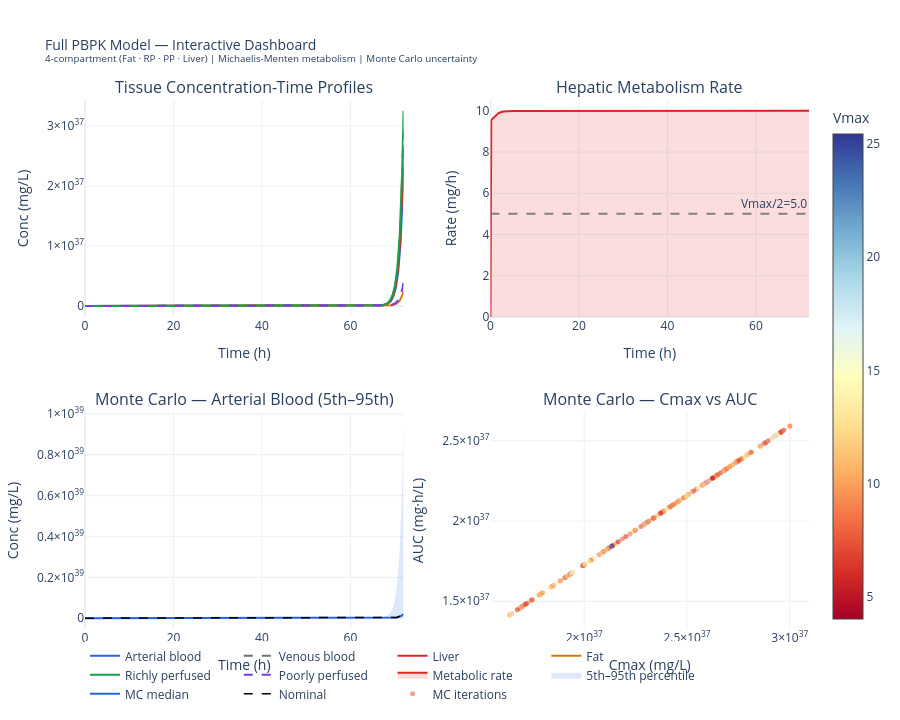

The notebook cell saved with this chart:
### Markdown cell above
---
## 6. Interactive Plotly Dashboard

### Code cell
fig_p = make_subplots(
    rows=2, cols=2,
    subplot_titles=(
        'Tissue Concentration-Time Profiles',
        'Hepatic Metabolism Rate',
        'Monte Carlo — Arterial Blood (5th–95th)',
        'Monte Carlo — Cmax vs AUC'
    ),
    vertical_spacing=0.18,
    horizontal_spacing=0.12
)

# Panel 1: tissue profiles
for label, (col, color, dash, _) in tissue_map.items():
    fig_p.add_trace(go.Scatter(
        x=df_sol['time'], y=df_sol[col],
        mode='lines', name=label,
        line=dict(color=color, width=2,
                  dash='dash' if dash == '--' else 'solid'),
        hovertemplate=f'<b>{label}</b><br>%{{x:.1f}}h: %{{y:.4f}} mg/L<extra></extra>'
    ), row=1, col=1)

# Panel 2: metabolism
fig_p.add_trace(go.Scatter(
    x=df_sol['time'], y=metab_rate,
    mode='lines', name='Metabolic rate',
    fill='tozeroy', fillcolor='rgba(220,38,38,0.15)',
    line=dict(color=RED, width=2),
    hovertemplate='%{x:.1f}h: %{y:.4f} mg/h<extra>Metabolism</extra>'
), row=1, col=2)
fig_p.add_hline(y=Vmax/2, line_dash='dash', line_color='gray',
                annotation_text=f'Vmax/2={Vmax/2:.1f}', row=1, col=2)

# Panel 3: MC band
fig_p.add_trace(go.Scatter(
    x=np.concatenate([t, t[::-1]]),
    y=np.concatenate([p95, p5[::-1]]),
    fill='toself', fillcolor='rgba(37,99,235,0.15)',
    line=dict(color='rgba(0,0,0,0)'),
    name='5th–95th percentile', showlegend=True,
    hoverinfo='skip'
), row=2, col=1)
fig_p.add_trace(go.Scatter(
    x=t, y=p50, mode='lines', name='MC median',
    line=dict(color=BLUE, width=2),
    hovertemplate='%{x:.1f}h: %{y:.4f} mg/L<extra>MC median</extra>'
), row=2, col=1)
fig_p.add_trace(go.Scatter(
    x=t, y=df_sol['C_arterial'], mode='lines', name='Nominal',
    line=dict(color='black', width=1.5, dash='dash'),
    hovertemplate='%{x:.1f}h: %{y:.4f} mg/L<extra>Nominal</extra>'
), row=2, col=1)

# Panel 4: scatter
fig_p.add_trace(go.Scatter(
    x=df_mc['Cmax'], y=df_mc['AUC'],
    mode='markers', name='MC iterations',
    marker=dict(color=df_mc['Vmax'], colorscale='RdYlBu',
                size=5, opacity=0.6,
                colorbar=dict(title='Vmax', x=1.02)),
    text=df_mc['Vmax'].round(2),
    hovertemplate='Cmax: %{x:.3f}<br>AUC: %{y:.2f}<br>Vmax: %{text}<extra></extra>'
), row=2, col=2)

for r, c, xl, yl in [
    (1,1,'Time (h)','Conc (mg/L)'),
    (1,2,'Time (h)','Rate (mg/h)'),
    (2,1,'Time (h)','Conc (mg/L)'),
    (2,2,'Cmax (mg/L)','AUC (mg·h/L)')
]:
    fig_p.update_xaxes(title_text=xl, row=r, col=c)
    fig_p.update_yaxes(title_text=yl, row=r, col=c)

fig_p.update_layout(
    title=dict(
        text='Full PBPK Model — Interactive Dashboard<br>'
             '<sup>4-compartment (Fat · RP · PP · Liver) | '
             'Michaelis-Menten metabolism | Monte Carlo uncertainty</sup>',
        font=dict(size=14)
    ),
    height=720, template='plotly_white',
    legend=dict(orientation='h', yanchor='bottom', y=-0.15, x=0)
)

fig_p.show()
fig_p.write_html('pbpk_dashboard.html')
print('Saved: pbpk_dashboard.html')

### Figure 1 — Plotly figure (JSON) as saved in the notebook; plotly's stock layout.template omitted (floating-point values rounded to 4 significant figures; data arrays with more than 128 entries replaced by an {"elided": "..."} marker saying what was removed)
{"data": [{"hovertemplate": "<b>Arterial blood</b><br>%{x:.1f}h: %{y:.4f} mg/L<extra></extra>", "line": {"color": "#2563EB", "dash": "solid", "width": 2}, "mode": "lines", "name": "Arterial blood", "type": "scatter", "x": {"elided": "2000 float values"}, "xaxis": "x", "y": {"elided": "2000 float values"}, "yaxis": "y"}, {"hovertemplate": "<b>Venous blood</b><br>%{x:.1f}h: %{y:.4f} mg/L<extra></extra>", "line": {"color": "#6B7280", "dash": "dash", "width": 2}, "mode": "lines", "name": "Venous blood", "type": "scatter", "x": {"elided": "2000 float values"}, "xaxis": "x", "y": {"elided": "2000 float values"}, "yaxis": "y"}, {"hovertemplate": "<b>Liver</b><br>%{x:.1f}h: %{y:.4f} mg/L<extra></extra>", "line": {"color": "#DC2626", "dash": "solid", "width": 2}, "mode": "lines", "name": "Liver", "type": "scatter", "x": {"elided": "2000 float values"}, "xaxis": "x", "y": {"elided": "2000 float values"}, "yaxis": "y"}, {"hovertemplate": "<b>Fat</b><br>%{x:.1f}h: %{y:.4f} mg/L<extra></extra>", "line": {"color": "#D97706", "dash": "solid", "width": 2}, "mode": "lines", "name": "Fat", "type": "scatter", "x": {"elided": "2000 float values"}, "xaxis": "x", "y": {"elided": "2000 float values"}, "yaxis": "y"}, {"hovertemplate": "<b>Richly perfused</b><br>%{x:.1f}h: %{y:.4f} mg/L<extra></extra>", "line": {"color": "#16A34A", "dash": "solid", "width": 2}, "mode": "lines", "name": "Richly perfused", "type": "scatter", "x": {"elided": "2000 float values"}, "xaxis": "x", "y": {"elided": "2000 float values"}, "yaxis": "y"}, {"hovertemplate": "<b>Poorly perfused</b><br>%{x:.1f}h: %{y:.4f} mg/L<extra></extra>", "line": {"color": "#7C3AED", "dash": "dash", "width": 2}, "mode": "lines", "name": "Poorly perfused", "type": "scatter", "x": {"elided": "2000 float values"}, "xaxis": "x", "y": {"elided": "2000 float values"}, "yaxis": "y"}, {"fill": "tozeroy", "fillcolor": "rgba(220,38,38,0.15)", "hovertemplate": "%{x:.1f}h: %{y:.4f} mg/h<extra>Metabolism</extra>", "line": {"color": "#DC2626", "width": 2}, "mode": "lines", "name": "Metabolic rate", "type": "scatter", "x": {"elided": "2000 float values"}, "xaxis": "x2", "y": {"elided": "2000 float values"}, "yaxis": "y2"}, {"fill": "toself", "fillcolor": "rgba(37,99,235,0.15)", "hoverinfo": "skip", "line": {"color": "rgba(0,0,0,0)"}, "name": "5th–95th percentile", "showlegend": true, "type": "scatter", "x": {"elided": "4000 float values"}, "xaxis": "x3", "y": {"elided": "4000 float values"}, "yaxis": "y3"}, {"hovertemplate": "%{x:.1f}h: %{y:.4f} mg/L<extra>MC median</extra>", "line": {"color": "#2563EB", "width": 2}, "mode": "lines", "name": "MC median", "type": "scatter", "x": {"elided": "2000 float values"}, "xaxis": "x3", "y": {"elided": "2000 float values"}, "yaxis": "y3"}, {"hovertemplate": "%{x:.1f}h: %{y:.4f} mg/L<extra>Nominal</extra>", "line": {"color": "black", "dash": "dash", "width": 1.5}, "mode": "lines", "name": "Nominal", "type": "scatter", "x": {"elided": "2000 float values"}, "xaxis": "x3", "y": {"elided": "2000 float values"}, "yaxis": "y3"}, {"hovertemplate": "Cmax: %{x:.3f}<br>AUC: %{y:.2f}<br>Vmax: %{text}<extra></extra>", "marker": {"color": {"elided": "200 float values"}, "colorbar": {"title": {"text": "Vmax"}, "x": 1.02}, "colorscale": [[0, "rgb(165,0,38)"], [0.1, "rgb(215,48,39)"], [0.2, "rgb(244,109,67)"], [0.3, "rgb(253,174,97)"], [0.4, "rgb(254,224,144)"], [0.5, "rgb(255,255,191)"], [0.6, "rgb(224,243,248)"], [0.7, "rgb(171,217,233)"], [0.8, "rgb(116,173,209)"], [0.9, "rgb(69,117,180)"], [1, "rgb(49,54,149)"]], "opacity": 0.6, "size": 5}, "mode": "markers", "name": "MC iterations", "text": {"elided": "200 float values"}, "type": "scatter", "x": {"elided": "200 float values"}, "xaxis": "x4", "y": {"elided": "200 float values"}, "yaxis": "y4"}], "layout": {"annotations": [{"font": {"size": 16}, "showarrow": false, "text": "Tissue Concentration-Time Profiles", "x": 0.22, "xanchor": "center", "xref": "paper", "y": 1, "yanchor": "bottom", "yref": "paper"}, {"font": {"size": 16}, "showarrow": false, "text": "Hepatic Metabolism Rate", "x": 0.78, "xanchor": "center", "xref": "paper", "y": 1, "yanchor": "bottom", "yref": "paper"}, {"font": {"size": 16}, "showarrow": false, "text": "Monte Carlo — Arterial Blood (5th–95th)", "x": 0.22, "xanchor": "center", "xref": "paper", "y": 0.41, "yanchor": "bottom", "yref": "paper"}, {"font": {"size": 16}, "showarrow": false, "text": "Monte Carlo — Cmax vs AUC", "x": 0.78, "xanchor": "center", "xref": "paper", "y": 0.41, "yanchor": "bottom", "yref": "paper"}, {"showarrow": false, "text": "Vmax/2=5.0", "x": 1, "xanchor": "right", "xref": "x2 domain", "y": 5, "yanchor": "bottom", "yref": "y2"}], "height": 720, "legend": {"orientation": "h", "x": 0, "y": -0.15, "yanchor": "bottom"}, "shapes": [{"line": {"color": "gray", "dash": "dash"}, "type": "line", "x0": 0, "x1": 1, "xref": "x2 domain", "y0": 5, "y1": 5, "yref": "y2"}], "title": {"font": {"size": 14}, "text": "Full PBPK Model — Interactive Dashboard<br><sup>4-compartment (Fat · RP · PP · Liver) | Michaelis-Menten metabolism | Monte Carlo uncertainty</sup>"}, "xaxis": {"anchor": "y", "domain": [0, 0.44], "title": {"text": "Time (h)"}}, "xaxis2": {"anchor": "y2", "domain": [0.56, 1], "title": {"text": "Time (h)"}}, "xaxis3": {"anchor": "y3", "domain": [0, 0.44], "title": {"text": "Time (h)"}}, "xaxis4": {"anchor": "y4", "domain": [0.56, 1], "title": {"text": "Cmax (mg/L)"}}, "yaxis": {"anchor": "x", "domain": [0.59, 1], "title": {"text": "Conc (mg/L)"}}, "yaxis2": {"anchor": "x2", "domain": [0.59, 1], "title": {"text": "Rate (mg/h)"}}, "yaxis3": {"anchor": "x3", "domain": [0, 0.41], "title": {"text": "Conc (mg/L)"}}, "yaxis4": {"anchor": "x4", "domain": [0, 0.41], "title": {"text": "AUC (mg·h/L)"}}}}
